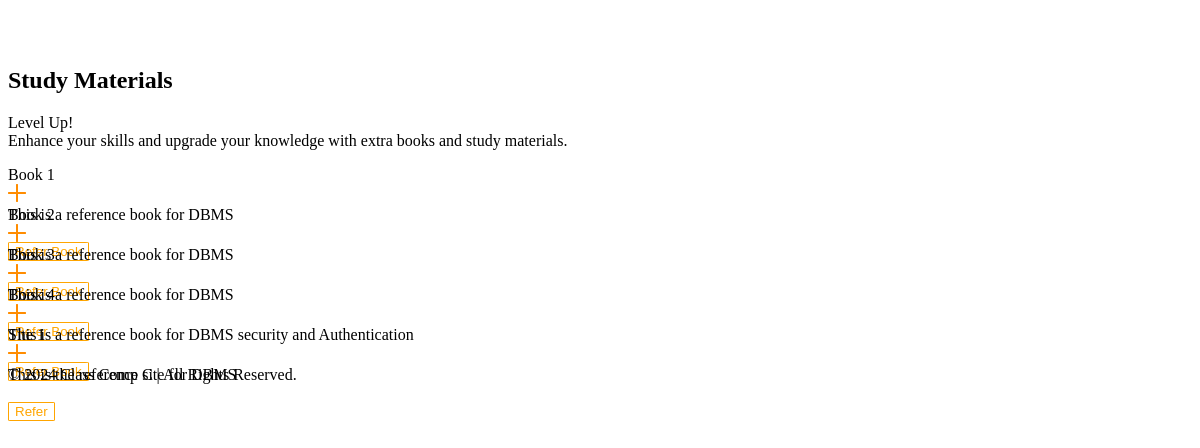
The app's page /StudyMaterial/ with its own data.
### files/models.py (models this page shows)
class Filepdf(models.Model):
    id = models.AutoField
    title = models.CharField(max_length=150,default = "")
    file = models.FileField(upload_to='filePDF/',default = "")
    disc = models.CharField(max_length=600,default = "")
    category = models.CharField(max_length=100,default="")
    uploaded_at = models.DateTimeField(auto_now_add=True)
    def __str__(self):
        return self.title

### files/views.py (the view)
# urls.py: path("StudyMaterial/",views.Study,name="StudyMaterial"),
def Study(request):
    files = Filepdf.objects.all()
    print(files[9:13])
    context = {
        'files' : files[9:13]
    }
    return render(request, './Studymaterial.html',context)

### templates/Studymaterial.html (shortened to what this page needs)
{% extends 'Basic.html' %}
{% block section %}
<section class="section position-relative overflow-hidden">
    <div class="padding-global">
       <div class="w-layout-blockcontainer container w-container">
           <div class="padding-section-large">
               <div class="faqs-title-wrapper">
                   <h2 class="heading-style-h1">Study Materials</h2>
                   <p class="text-size-regular">Level Up!<br>Enhance your skills and upgrade your knowledge with extra books and study materials.</p>
               </div>
               <div class="faqs-wrapper w-dyn-list">
                   <div role="list" class="faqs-list w-dyn-items">
                    {% for file in files %}
                       <div data-w-id="c41f9944-c21d-d954-2be3-f72a8040b6ef" role="listitem"
                           class="faqs-item w-dyn-item">
                           <div class="faqs-top">
                               <div class="faqs-question">{{file.title}}</div>
                               <div style="color:#FF8C00" class="faqs-icon w-embed"></div>
                           </div>
                           <div style="height:0px" class="faqs-bottom">
                               <div class="faqs-bottom-inner">
                                   <div class="text-rich-text w-richtext">
                                    {{file.disc}}<br><br>
                                       <a href="{% url 'download_file' file.id %}"><button>Refer Book</button></a>
                                   </div>
                               </div>
                           </div>
                       </div>
                       {% endfor %}
                        <div data-w-id="c41f9944-c21d-d954-2be3-f72a8040b6ef" role="listitem"
                            class="faqs-item w-dyn-item">
                            <div class="faqs-top">
                                <div class="faqs-question">Site 1</div>
                                <div style="color:#FF8C00" class="faqs-icon w-embed"></div>
                            </div>
                            <div style="height:0px" class="faqs-bottom">
                                <div class="faqs-bottom-inner">
                                    <div class="text-rich-text w-richtext">
                                        This is the reference site for DBMS <br><br>
                                        <a href="https://www.w3schools.com/mysql/default.asp"><button>Refer</button></a>
                                    </div>
                                </div>
                            </div>
                        </div>
                   </div>
               </div>
           </div>
       </div>
   </div>
</section>
{% endblock %}

### templates/Basic.html (style rules this page uses)
* { -webkit-font-smoothing: antialiased; -moz-osx-font-smoothing: grayscale; -o-font-smoothing: antialiased; }

### templates/Studymaterial.html (style rules this page uses)
.text-rich-text button { border: 1px solid orange; color: orange; background-color: transparent; border-radius: 5%; transition: all 0.5s; }

### records on screen
Filepdf: title "Book 1", disc "This is a reference book for DBMS"
Filepdf: title "Book 2", disc "This is a reference book for DBMS"
Filepdf: title "Book 3", disc "This is a reference book for DBMS"
Filepdf: title "Book 4", disc "This is a reference book for DBMS security and Authentication"
